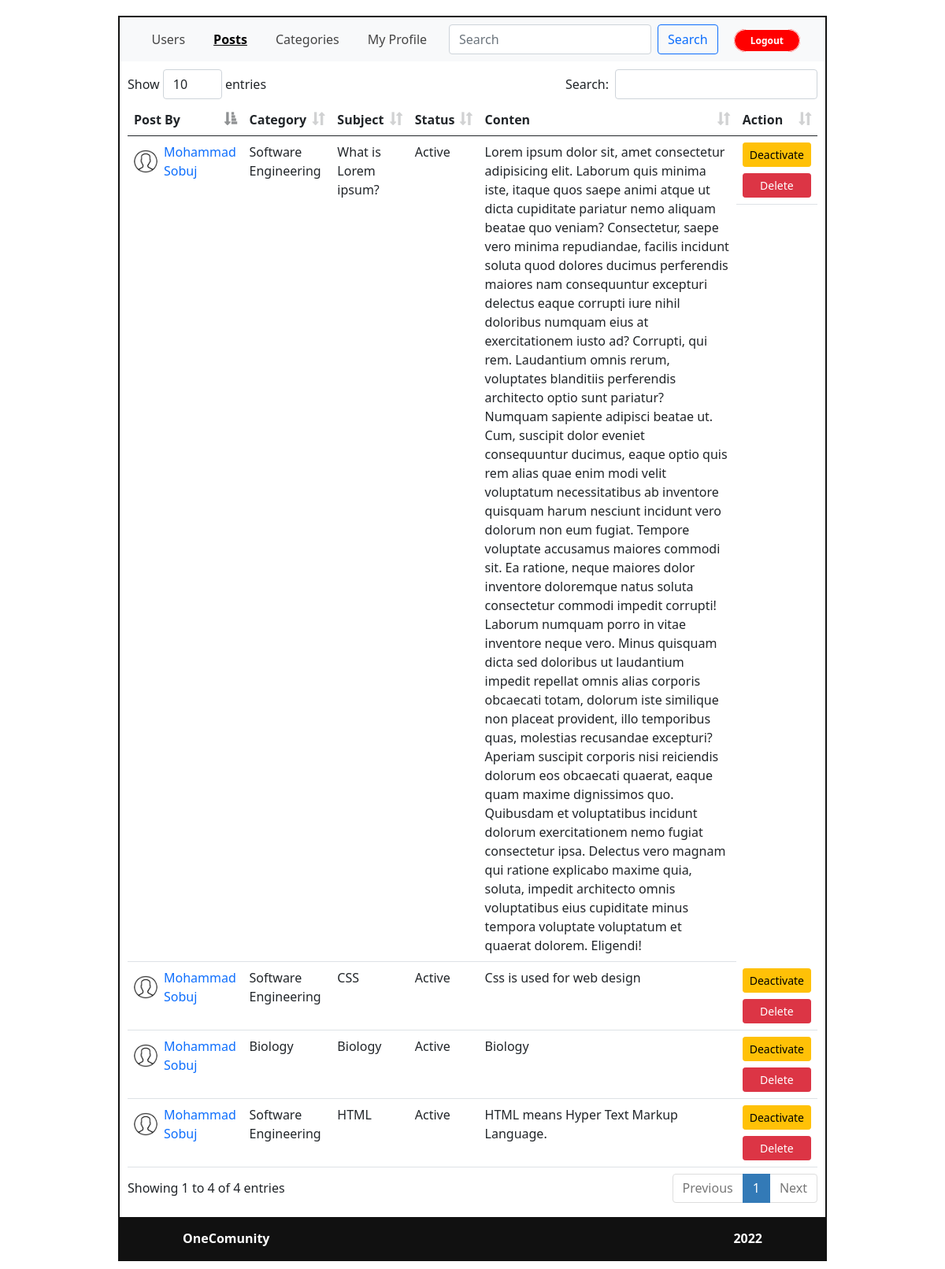
Page /admin/all_posts.php (signed in) on the committed database.
### tables this page shows
CREATE TABLE `blogs` (
  `id` int(11) NOT NULL,
  `user_id` varchar(255) NOT NULL,
  `category` varchar(255) NOT NULL,
  `subject` varchar(255) NOT NULL,
  `content` text NOT NULL,
  `status` varchar(255) DEFAULT 'Active',
  `created_at` timestamp NOT NULL DEFAULT current_timestamp()
);

CREATE TABLE `users` (
  `id` int(11) NOT NULL,
  `f_name` varchar(60) NOT NULL,
  `l_name` varchar(60) NOT NULL,
  `email` varchar(255) NOT NULL,
  `city` varchar(255) NOT NULL,
  `country` varchar(255) NOT NULL,
  `gender` varchar(255) NOT NULL,
  `birth` date NOT NULL,
  `addr` longtext NOT NULL,
  `institute` text NOT NULL,
  `password` varchar(255) NOT NULL,
  `status` varchar(255) NOT NULL DEFAULT 'Active',
  `photo` varchar(255) NOT NULL DEFAULT 'usr.png',
  `user_type` varchar(255) NOT NULL,
  `created_at` timestamp NOT NULL DEFAULT current_timestamp()
);

### admin/all_posts.php (the view, shortened to what this page needs)
<?php require_once('header.php');
$get_blog_query = "SELECT blogs.id,blogs.user_id,blogs.category,blogs.subject,blogs.content,blogs.status, users.f_name,users.l_name,users.photo FROM blogs INNER JOIN users ON blogs.user_id = users.id ORDER BY blogs.id DESC";
$blogs = mysqli_query($db_con, $get_blog_query);
?>
<div class="table_area">
  <table class="data-table table table-hover" style="width: 100%;">
    <thead>
      <tr>
        <th>Post By</th>
        <th>Category</th>
        <th>Subject</th>
        <th>Status</th>
        <th>Conten</th>
        <th>Action</th>
      </tr>
    </thead>
    <tbody>
      <?php while ($blog = mysqli_fetch_assoc($blogs)) { ?>
        <tr>
          <td>
            <a class="link" href="view_profile.php?user_id=<?= $blog['user_id'] ?>">
              <div class="d-flex align-items-center mb-2">
                <img src="../uploads/<?= $blog['photo']; ?>" width="30px" class="me-2" alt="User Photo">
                <span class="post_by"><?= $blog['f_name'] . ' ' . $blog['l_name']; ?></span>
              </div>
            </a>
          </td>
          <td><?= $blog['category']; ?></td>
          <td><?= $blog['subject']; ?></td>
          <td><?= $blog['status']; ?></td>
          <td><?= $blog['content']; ?></td>
          <td class="d-grid gap-2">
            <?php if ($blog['status'] == 'Active') { ?>
              <a href="<?= $_SERVER['PHP_SELF'] . '?deactive_blog=' . base64_encode($blog['id']) ?>" class="btn btn-sm btn-warning">Deactivate</a>
            <?php } else { ?>
              <a href="<?= $_SERVER['PHP_SELF'] . '?active_blog=' . base64_encode($blog['id']) ?>" class="btn btn-sm btn-success">Activate</a>
            <?php } ?>
            <a href="<?= $_SERVER['PHP_SELF'] . '?delete_blog=' . base64_encode($blog['id']) ?>" class="btn btn-sm btn-danger">Delete</a>
          </td>
        </tr>
      <?php } ?>
    </tbody>
  </table>
</div>
<?php require_once('footer.php'); ?>

### asset/css/style.css (style rules this page uses)
* { margin: 0; padding: 0; }
a { text-decoration: none; }
img { border-radius: 100px; }
.table_area { padding: 10px; }
table.dataTable { border-collapse:collapse !important; }

### rows in the picture
blogs: user.photo (picture), user.f_name "Mohammad", user.l_name "Sobuj", category "Software Engineering", subject "What is Lorem ipsum?", status "Active", content "Lorem ipsum dolor sit, amet consectetur adipisicing elit. Laborum quis minima iste, itaque quos saepe animi atque ut dicta cupiditate pariatur nemo aliquam beatae quo veniam? Consectetur, saepe vero minima repudiandae, facilis incidunt soluta quod dolores ducimus perferendis maiores nam consequuntur excepturi delectus eaque corrupti iure nihil doloribus numquam eius at exercitationem iusto ad? Corrupti, qui rem. Laudantium omnis rerum, voluptates blanditiis perferendis architecto optio sunt pariatur? Numquam sapiente adipisci beatae ut. Cum, suscipit dolor eveniet consequuntur ducimus, eaque optio quis rem alias quae enim modi velit voluptatum necessitatibus ab inventore quisquam harum…"
blogs: user.photo (picture), user.f_name "Mohammad", user.l_name "Sobuj", category "Software Engineering", subject "CSS", status "Active", content "Css is used for web design"
blogs: user.photo (picture), user.f_name "Mohammad", user.l_name "Sobuj", category "Biology", subject "Biology", status "Active", content "Biology"
blogs: user.photo (picture), user.f_name "Mohammad", user.l_name "Sobuj", category "Software Engineering", subject "HTML", status "Active", content "HTML means Hyper Text Markup Language."
